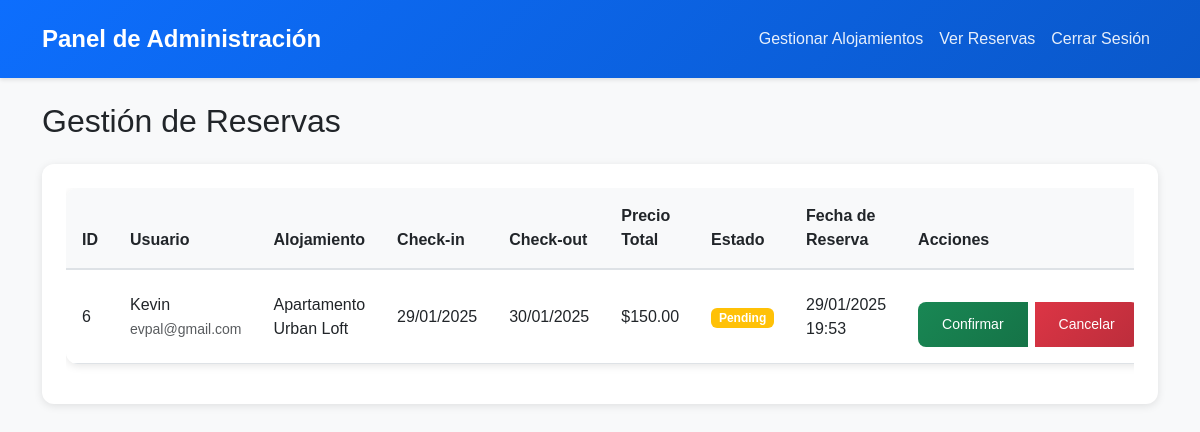
The page /admin/view_bookings.php (signed in) on the database its author committed.
### tables this page shows
CREATE TABLE `bookings` (
  `id` int(11) NOT NULL,
  `user_id` int(11) DEFAULT NULL,
  `accommodation_id` int(11) DEFAULT NULL,
  `check_in` date NOT NULL,
  `check_out` date NOT NULL,
  `total_price` decimal(10,2) NOT NULL,
  `status` enum('pending','confirmed','cancelled') DEFAULT 'pending',
  `created_at` timestamp NOT NULL DEFAULT current_timestamp()
);

CREATE TABLE `users` (
  `id` int(11) NOT NULL,
  `username` varchar(50) NOT NULL,
  `password` varchar(255) NOT NULL,
  `email` varchar(100) NOT NULL,
  `is_admin` tinyint(1) DEFAULT 0,
  `created_at` timestamp NOT NULL DEFAULT current_timestamp()
);

CREATE TABLE `accommodations` (
  `id` int(11) NOT NULL,
  `name` varchar(100) NOT NULL,
  `description` text DEFAULT NULL,
  `price` decimal(10,2) NOT NULL,
  `image_url` varchar(255) DEFAULT NULL,
  `status` enum('available','occupied','maintenance') DEFAULT 'available',
  `created_at` timestamp NOT NULL DEFAULT current_timestamp()
);

### admin/view_bookings.php (the view, shortened to what this page needs)
<?php
require_once '../config/database.php';
$stmt = $pdo->prepare("
    SELECT
        b.*,
        a.name as accommodation_name,
        a.price as price_per_night,
        u.username,
        u.email
    FROM bookings b
    JOIN accommodations a ON b.accommodation_id = a.id
    JOIN users u ON b.user_id = u.id
    ORDER BY b.created_at DESC
");
$stmt->execute();
$bookings = $stmt->fetchAll(PDO::FETCH_ASSOC);
?>
<!DOCTYPE html>
<html lang="es">
<head>
    <link href="https://cdn.jsdelivr.net/npm/bootstrap@5.3.0/dist/css/bootstrap.min.css" rel="stylesheet">
    <link rel="stylesheet" href="../css/style.css">
</head>
<body>
    <nav class="navbar navbar-expand-lg navbar-dark bg-primary">
        <div class="container">
            <a class="navbar-brand" href="index.php">Panel de Administración</a>
            <div class="collapse navbar-collapse" id="navbarNav">
                <ul class="navbar-nav ms-auto">
                    <li class="nav-item">
                        <a class="nav-link" href="index.php">Gestionar Alojamientos</a>
                    </li>
                    <li class="nav-item">
                        <a class="nav-link active" href="view_bookings.php">Ver Reservas</a>
                    </li>
                    <li class="nav-item">
                        <a class="nav-link" href="../logout.php">Cerrar Sesión</a>
                    </li>
                </ul>
            </div>
        </div>
    </nav>
    <div class="container mt-4">
        <h2 class="mb-4">Gestión de Reservas</h2>
        <?php if (empty($bookings)): ?>
            <div class="alert alert-info">No hay reservas en el sistema</div>
        <?php else: ?>
            <div class="card">
                <div class="card-body">
                    <div class="table-responsive">
                        <table class="table table-hover">
                            <thead>
                                <tr>
                                    <th>ID</th>
                                    <th>Usuario</th>
                                    <th>Alojamiento</th>
                                    <th>Check-in</th>
                                    <th>Check-out</th>
                                    <th>Precio Total</th>
                                    <th>Estado</th>
                                    <th>Fecha de Reserva</th>
                                    <th>Acciones</th>
                                </tr>
                            </thead>
                            <tbody>
                                <?php foreach($bookings as $booking): ?>
                                    <tr>
                                        <td><?php echo $booking['id']; ?></td>
                                        <td>
                                            <?php echo htmlspecialchars($booking['username']); ?>
                                            <br>
                                            <small class="text-muted"><?php echo htmlspecialchars($booking['email']); ?></small>
                                        </td>
                                        <td><?php echo htmlspecialchars($booking['accommodation_name']); ?></td>
                                        <td><?php echo date('d/m/Y', strtotime($booking['check_in'])); ?></td>
                                        <td><?php echo date('d/m/Y', strtotime($booking['check_out'])); ?></td>
                                        <td>$<?php echo number_format($booking['total_price'], 2); ?></td>
                                        <td>
                                            <span class="badge bg-<?php echo $booking['status'] == 'confirmed' ? 'success' : 'warning'; ?>">
                                                <?php echo ucfirst($booking['status']); ?>
                                            </span>
                                        </td>
                                        <td><?php echo date('d/m/Y H:i', strtotime($booking['created_at'])); ?></td>
                                        <td>
                                            <div class="btn-group">
                                                <?php if($booking['status'] !== 'confirmed'): ?>
                                                    <a href="update_booking_status.php?id=<?php echo $booking['id']; ?>&status=confirmed"
                                                       class="btn btn-sm btn-success">Confirmar</a>
                                                <?php endif; ?>
                                                <?php if($booking['status'] !== 'cancelled'): ?>
                                                    <a href="update_booking_status.php?id=<?php echo $booking['id']; ?>&status=cancelled"
                                                       class="btn btn-sm btn-danger">Cancelar</a>
                                                <?php endif; ?>
                                            </div>
                                        </td>
                                    </tr>
                                <?php endforeach; ?>
                            </tbody>
                        </table>
                    </div>
                </div>
            </div>
        <?php endif; ?>
    </div>
</body>
</html>

### css/style.css (style rules this page uses)
body { background-color: #f8f9fa; font-family: 'Arial', sans-serif; min-height: 100vh; display: flex; flex-direction: column; }
.navbar { box-shadow: 0 2px 4px rgba(0,0,0,0.1); padding: 1rem 0; background: linear-gradient(135deg, #0d6efd, #0a58ca); }
.navbar-brand { font-weight: bold; font-size: 1.5rem; }
.navbar-dark .navbar-nav .nav-link { color: rgba(255, 255, 255, 0.9); transition: color 0.3s ease; }
.card { transition: all 0.3s ease; margin-bottom: 20px; box-shadow: 0 2px 8px rgba(0,0,0,0.1); border: none; border-radius: 12px; overflow: hidden; }
.card-body { padding: 1.5rem; }
.card .btn-group { display: flex; gap: 0.5rem; margin-top: 1rem; }
.btn { padding: 0.75rem 1.5rem; border-radius: 8px; font-weight: 500; transition: all 0.3s ease; }
.btn-success { background: linear-gradient(135deg, #198754, #157347); border: none; }
.btn-danger { background: linear-gradient(135deg, #dc3545, #bb2d3b); border: none; }
.table { background: white; border-radius: 12px; overflow: hidden; box-shadow: 0 2px 8px rgba(0,0,0,0.1); }
.table thead th { background-color: #f8f9fa; border-bottom: 2px solid #dee2e6; padding: 1rem; font-weight: 600; }
.table tbody td { padding: 1rem; vertical-align: middle; }
.card { animation: fadeIn 0.5s ease; }
.card { height: 100%; display: flex; flex-direction: column; }
.card-body { flex: 1; display: flex; flex-direction: column; }
.btn-group { margin-top: auto; }

### rows shown on the page
bookings: id "6", user.username "Kevin", user.email "evpal@gmail.com", accommodation.name "Apartamento Urban Loft", check_in "29/01/2025", check_out "30/01/2025", total_price "150.00", status "Pending", created_at "29/01/2025 19:53"
